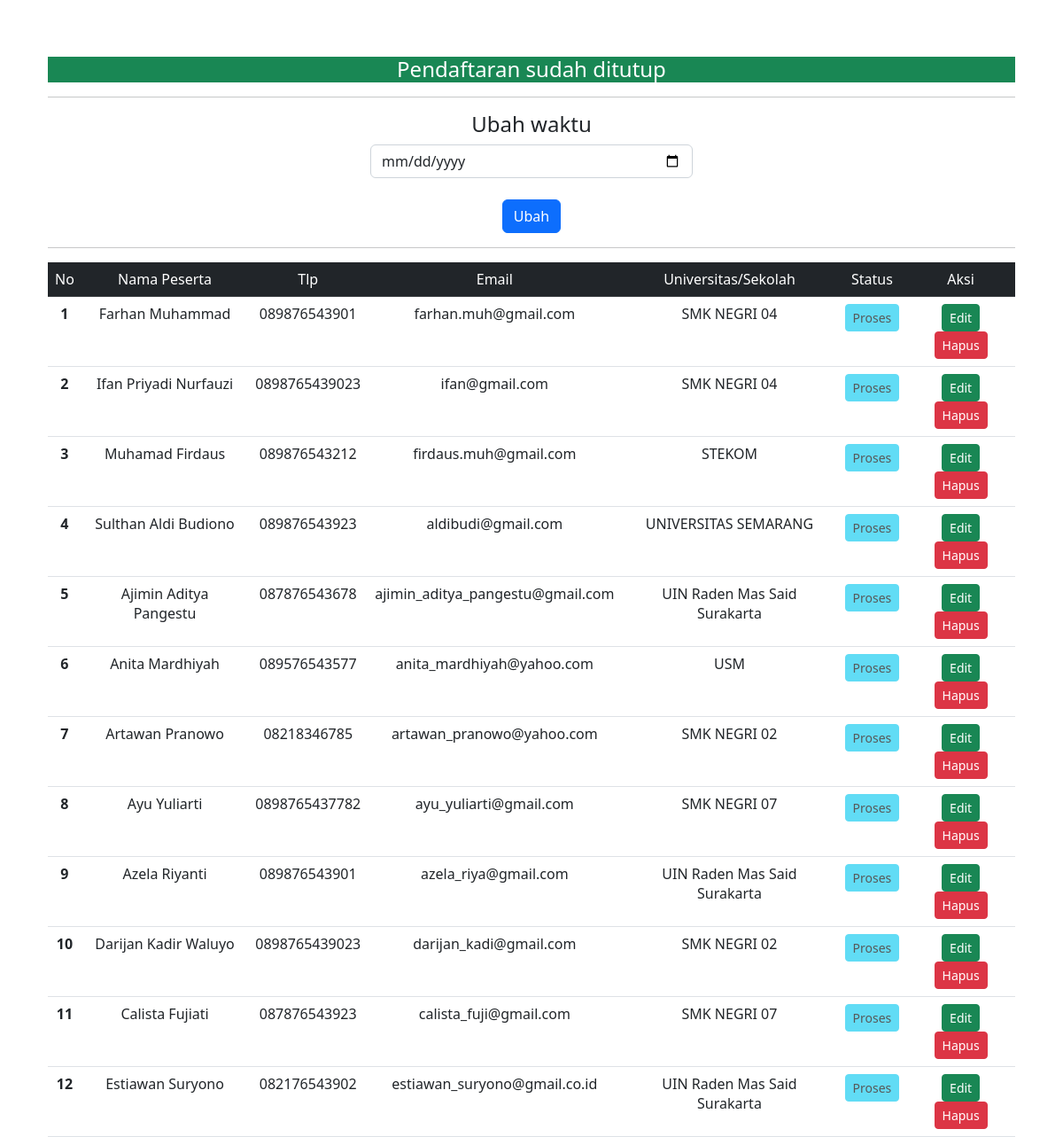
Page /pelamar.php on the committed database.
### tables this page shows
CREATE TABLE `peserta` (
  `id_peserta` int(10) NOT NULL,
  `nama_peserta` varchar(50) NOT NULL,
  `tlp` varchar(20) NOT NULL,
  `email` varchar(50) NOT NULL,
  `universitas` varchar(50) NOT NULL,
  `berkas` longtext NOT NULL,
  `status` int(10) NOT NULL DEFAULT 0
);

### pelamar.php (the view, shortened to what this page needs)
<div class="container">
	<link href="https://cdn.jsdelivr.net/npm/bootstrap@5.2.3/dist/css/bootstrap.min.css" rel="stylesheet">
	<div class="container" style="padding-top: 4rem;">
		<div class="text-center">
			<div style="background-color: #198754; color:white;" id="countdown"></div>
			<hr>
			<h4 class="mt-3">Ubah waktu</h4>
			<form action="countdown.php" method="POST" class="col-4 mx-auto">
				<div class="form-group">
					<input type="date" name="tgl" id="tanggal" class="form-control">
				</div>
				<br><button type="submit" name="ubah" class="btn btn-primary btn-block">Ubah</button>
			</form>
		</div>
		<?php
		include "koneksi.php";
		?>
		<hr>
		<table class="table" style="text-align: center;">
			<thead style="position: sticky;top: 0" class="table-dark">
				<tr>
					<td class="header" scope="col">No</td>
					<td class="header" scope="col">Nama Peserta</td>
					<td class="header" scope="col">Tlp</td>
					<td class="header" scope="col">Email</td>
					<td class="header" scope="col">Universitas/Sekolah</td>
					<td class="header" scope="col">Status</td>
					<td class="header" scope="col">Aksi</td>
				</tr>
			</thead>
			<tbody>
				<?php
				$no = 1;
				$query = "SELECT * FROM peserta ORDER BY id_peserta ASC";
				$master_pelamar = $koneksi->prepare($query);
				$master_pelamar->execute();
				$res1 = $master_pelamar->get_result();
				if ($res1->num_rows > 0) {
					while ($row = $res1->fetch_assoc()) {
						$id = $row['id_peserta'];
						$nama_pelamar = $row['nama_peserta'];
						$tlp = $row['tlp'];
						$email = $row['email'];
						$univ = $row['universitas'];
				?>
						<tr>
							<td class="nomor" style="font-weight: bolder;"><?php echo $no++; ?></td>
							<td><?php echo $nama_pelamar; ?></td>
							<td class="hp"><?php echo $tlp; ?></td>
							<td><?php echo $email; ?></td>
							<td><?php echo $univ; ?></td>
							<td class="kotak">
								<?php
								if ($row['status'] == '0') {
									echo "<button class='btn btn-info btn-sm disabled'> <i class='fa fa-edit'></i> Proses </button>";
								} else {
									echo "<button class='btn btn-warning btn-sm disabled'> <i class='fa fa-edit'></i> Proses </button>";
								}
								?>
							</td>
							<td>
								<a href="home.php?page=edit_pelamar&aa=<?php echo base64_encode($id) ?>">
									<button class="btn btn-success btn-sm"> <i class="fa fa-edit"></i> Edit </button>
								</a>
								<a href="hapus_pelamar.php?aa=<?php echo base64_encode($id) ?>" onclick="javascript: return confirm('Apakah Anda yakin ingin menghapus data ini?')">
									<button class="btn btn-danger btn-sm"> <i class="fa fa-trash"></i> Hapus </button>
								</a>
						</tr>
					<?php }
				} else { ?>
					<tr>
						<td style="text-align: center;" colspan='7'>Tidak ada data yang ditemukan</td>
					</tr>
				<?php } ?>
			</tbody>
		</table>
	</div>
</div>

### pelamar.php (style rules this page uses)
.container { width: 100%; height: 100vh; }
.header { position: sticky; top: 0; }

### rows in the picture
peserta: nama_peserta "Farhan Muhammad", tlp "089876543901", email "farhan.muh@gmail.com", universitas "SMK NEGRI 04", status "Proses"
peserta: nama_peserta "Ifan Priyadi Nurfauzi", tlp "0898765439023", email "ifan@gmail.com", universitas "SMK NEGRI 04", status "Proses"
peserta: nama_peserta "Muhamad Firdaus", tlp "089876543212", email "firdaus.muh@gmail.com", universitas "STEKOM", status "Proses"
peserta: nama_peserta "Sulthan Aldi Budiono", tlp "089876543923", email "aldibudi@gmail.com", universitas "UNIVERSITAS SEMARANG", status "Proses"
peserta: nama_peserta "Ajimin Aditya Pangestu", tlp "087876543678", email "ajimin_aditya_pangestu@gmail.com", universitas "UIN Raden Mas Said Surakarta", status "Proses"
peserta: nama_peserta "Anita Mardhiyah", tlp "089576543577", email "anita_mardhiyah@yahoo.com", universitas "USM", status "Proses"
peserta: nama_peserta "Artawan Pranowo", tlp "08218346785", email "artawan_pranowo@yahoo.com", universitas "SMK NEGRI 02", status "Proses"
peserta: nama_peserta "Ayu Yuliarti", tlp "0898765437782", email "ayu_yuliarti@gmail.com", universitas "SMK NEGRI 07", status "Proses"
peserta: nama_peserta "Azela Riyanti", tlp "089876543901", email "azela_riya@gmail.com", universitas "UIN Raden Mas Said Surakarta", status "Proses"
peserta: nama_peserta "Darijan Kadir Waluyo", tlp "0898765439023", email "darijan_kadi@gmail.com", universitas "SMK NEGRI 02", status "Proses"
peserta: nama_peserta "Calista Fujiati", tlp "087876543923", email "calista_fuji@gmail.com", universitas "SMK NEGRI 07", status "Proses"
peserta: nama_peserta "Estiawan Suryono", tlp "082176543902", email "estiawan_suryono@gmail.co.id", universitas "UIN Raden Mas Said Surakarta", status "Proses"
